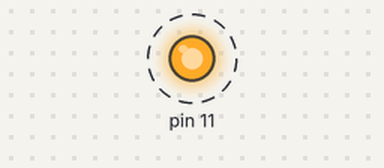
Bench run of a program on a simulated Raspberry Pi (header pin numbers). Shown: output pins drawn as LEDs (lit = HIGH). Dashed ring = blinking. What the program prints to the terminal is not drawn.

Above: at 0.04 s.
Timing chart, 0 to 3.0 s (numbered marks = the images above):
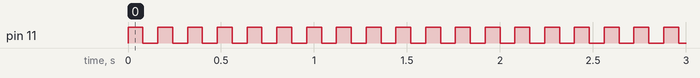

Measured:
- by itself, pin 11: alternates HIGH for 0.08 s and LOW for 0.08 s

The program:

iot_run.py
```python
#!/bin/python3
import RPi.GPIO as GPIO
import time

def setup():
    GPIO.setmode(GPIO.BOARD)
    GPIO.setup(11,GPIO.OUT)
    print("OK")

def blink():
    while True:
        # GPIO.output(11,GPIO.HIGH)
        # time.sleep(1.5)
        # GPIO.output(11,GPIO.LOW)
        # time.sleep(1.5)
        GPIO.output(11,GPIO.HIGH)
        time.sleep(0.08)
        GPIO.output(11,GPIO.LOW)
        time.sleep(0.08)

if __name__=="__main__":
    setup()
    blink()
```
